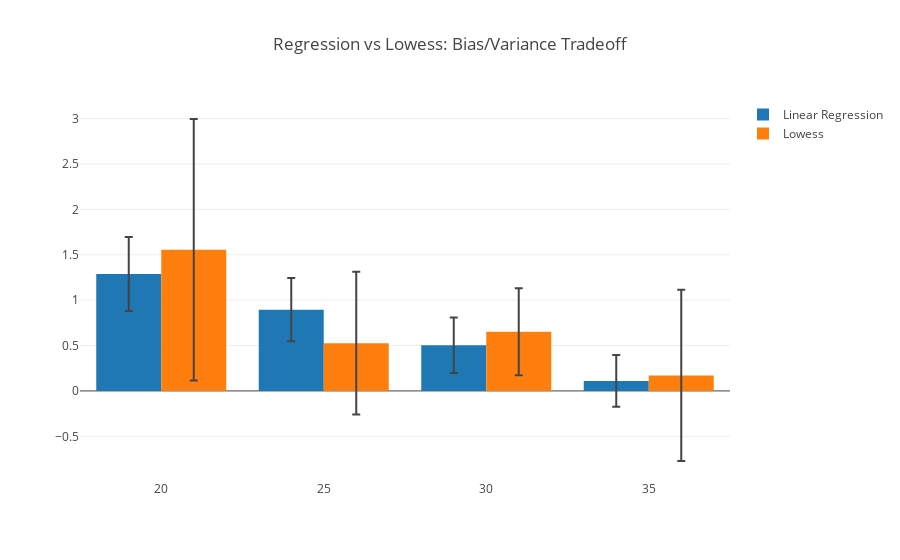

Notebook source saved alongside this figure:
### Code cell
## Formulate data for comparison
ci_comparison = pd.DataFrame({'age': df['age'], 
                              'regression_mean': regression_results.fittedvalues,
                              'regression_confint_high': predict_mean_ci_upp,
                              'regression_confint_low': predict_mean_ci_low,
                              'lowess_mean': lowess_mean, 
                              'lowess_confint_high': lowess_mean + 2* lowess_stdev,
                              'lowess_confint_low': lowess_mean - 2*lowess_stdev})

## Take the mean at several ages
plot_data = ci_comparison[ci_comparison['age'].isin([20,25, 30,35])].groupby('age').mean().reset_index()


## Plotting
regression = go.Bar(
                x = plot_data['age'],
                y = plot_data['regression_mean'],
                error_y = dict(type = 'data',
                               symmetric=True, 
                               array=np.absolute(plot_data['regression_confint_high'] - plot_data['regression_mean'])),
                name='Linear Regression') 

lowess = go.Bar(
            x = plot_data['age'],
            y = plot_data['lowess_mean'],
            error_y = dict(type= 'data',
                           symmetric = True,
                           array = np.absolute(plot_data['lowess_confint_high']-plot_data['lowess_mean'])),
            name = 'Lowess'
            )

layout = go.Layout(title= 'Regression vs Lowess: Bias/Variance Tradeoff')

data = [regression, lowess]
fig = go.Figure(data=data, layout=layout)

plotly.offline.iplot(fig)

### Figure 1 — Plotly figure (JSON) as saved in the notebook; plotly's stock layout.template omitted (floating-point values rounded to 4 significant figures)
{"data": [{"error_y": {"array": [0.4082, 0.3495, 0.3061, 0.285], "symmetric": true, "type": "data"}, "name": "Linear Regression", "type": "bar", "x": [20, 25, 30, 35], "y": [1.288, 0.8953, 0.5024, 0.1094]}, {"error_y": {"array": [1.44, 0.7858, 0.4794, 0.9429], "symmetric": true, "type": "data"}, "name": "Lowess", "type": "bar", "x": [20, 25, 30, 35], "y": [1.555, 0.5255, 0.6527, 0.1709]}], "layout": {"title": "Regression vs Lowess: Bias/Variance Tradeoff"}}
